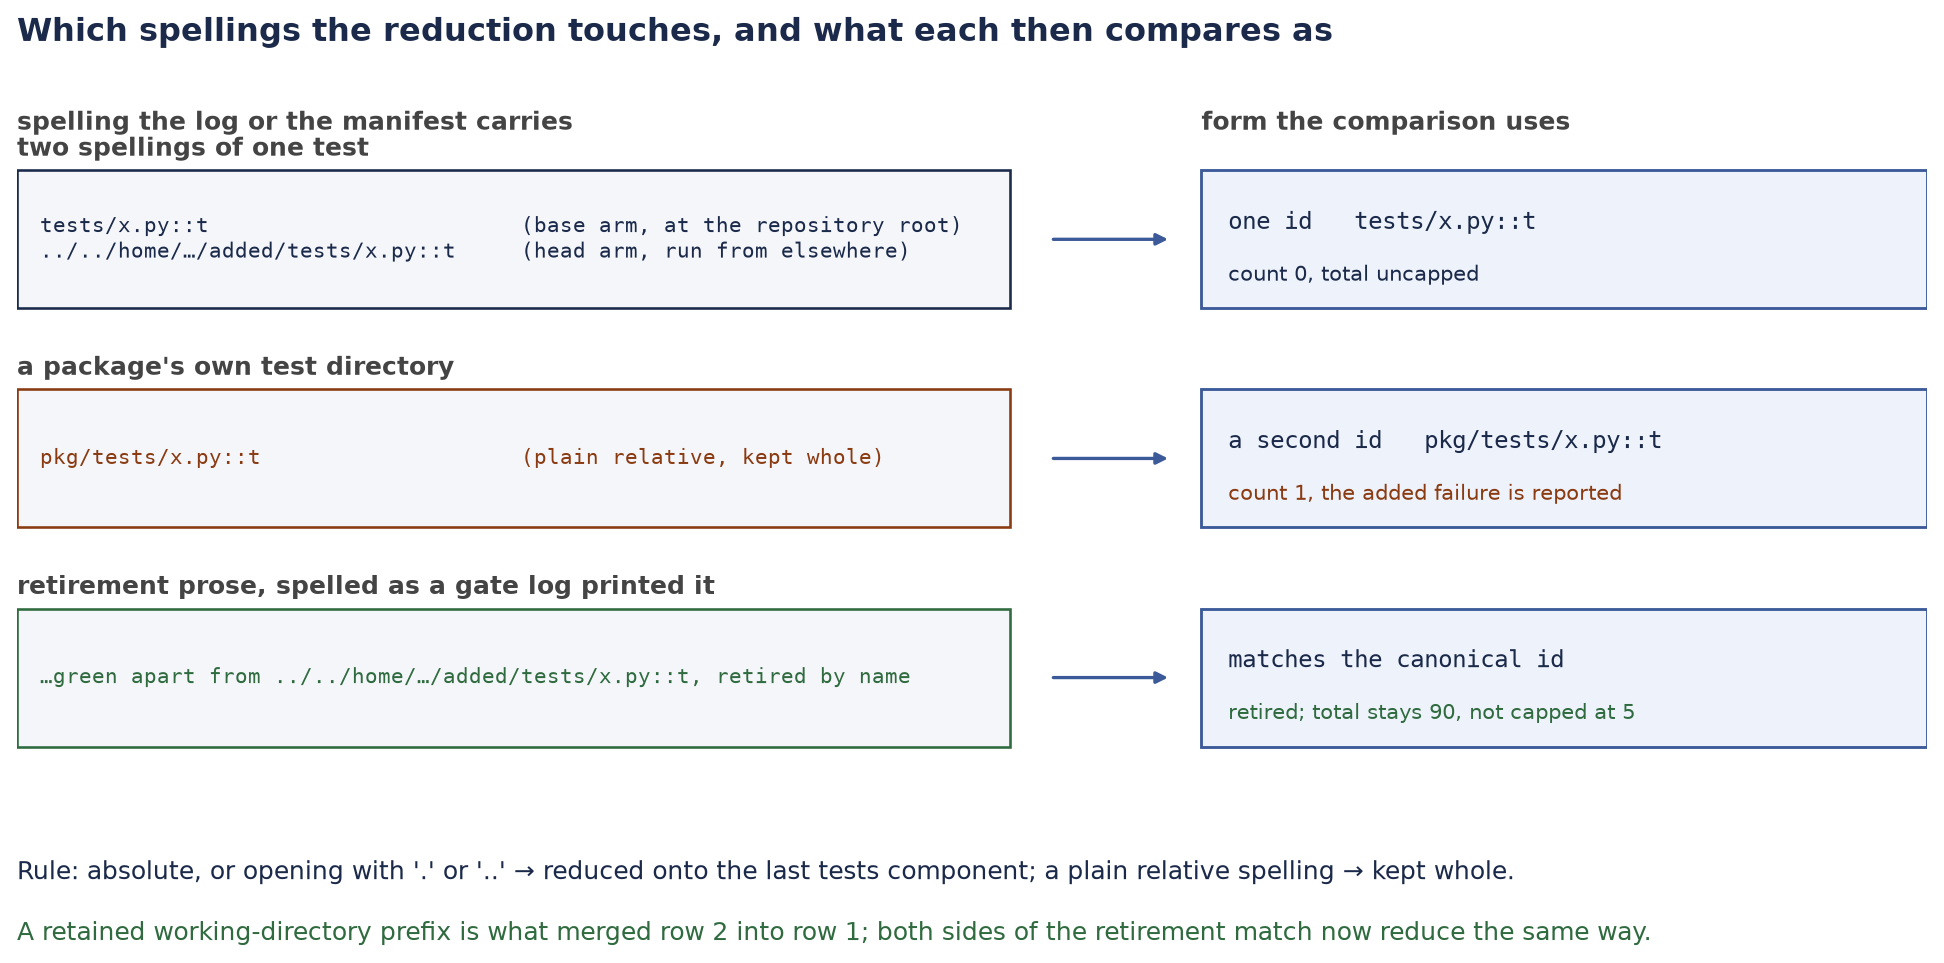

Reproduce this figure in Python.
"""Which spellings the reduction touches, and what each then compares as.

Three rows pass through one rule. A spelling written from a working directory —
absolute, or opening with ``.`` or ``..`` — is reduced onto its last ``tests``
component; a plain relative spelling is kept whole, because a component above
the anchor that belongs to the path is not the working directory's
contribution. Row 1 is one test under two spellings and must reduce to one id;
row 2 is a different test and must stay a different id; row 3 is retirement
prose naming an id under a shifted spelling, which must match the canonical id.
Measured: before the fix, row 2's failure is not counted against row 1 (count 0
where 1 is required), and row 3's total is capped at 5 where it must stay 90.
"""

from __future__ import annotations

import matplotlib

matplotlib.use("Agg")

import matplotlib.pyplot as plt

ROWS = (
    (
        "two spellings of one test",
        (
            "tests/x.py::t                        (base arm, at the repository root)\n"
            "../../home/…/added/tests/x.py::t     (head arm, run from elsewhere)"
        ),
        "one id   tests/x.py::t",
        "#1b2a4a",
        "count 0, total uncapped",
    ),
    (
        "a package's own test directory",
        "pkg/tests/x.py::t                    (plain relative, kept whole)",
        "a second id   pkg/tests/x.py::t",
        "#8a3b12",
        "count 1, the added failure is reported",
    ),
    (
        "retirement prose, spelled as a gate log printed it",
        "…green apart from ../../home/…/added/tests/x.py::t, retired by name",
        "matches the canonical id",
        "#2f6b3f",
        "retired; total stays 90, not capped at 5",
    ),
)

RULE = (
    "Rule: absolute, or opening with '.' or '..' → reduced onto the last tests "
    "component; a plain relative spelling → kept whole."
)
NOTE = (
    "A retained working-directory prefix is what merged row 2 into row 1; both sides of "
    "the retirement match now reduce the same way."
)


def main() -> None:
    fig, ax = plt.subplots(figsize=(14.5, 6.2))
    ax.set_axis_off()
    ax.text(
        0.0,
        1.10,
        "Which spellings the reduction touches, and what each then compares as",
        clip_on=False,
        fontsize=13.5,
        weight="bold",
        color="#1b2a4a",
        ha="left",
        va="bottom",
    )

    left_x, left_w = 0.0, 0.52
    mid_x, mid_w = 0.62, 0.38
    top = 0.78
    row_h = 0.17

    ax.text(
        left_x,
        top + row_h + 0.05,
        "spelling the log or the manifest carries",
        fontsize=10.5,
        weight="bold",
        color="#444",
    )
    ax.text(
        mid_x,
        top + row_h + 0.05,
        "form the comparison uses",
        fontsize=10.5,
        weight="bold",
        color="#444",
    )

    for index, (label, spelling, outcome, colour, consequence) in enumerate(ROWS):
        y = top - index * (row_h + 0.10)
        ax.text(
            left_x,
            y + row_h + 0.018,
            label,
            fontsize=10.5,
            weight="bold",
            color="#444",
        )
        ax.add_patch(
            plt.Rectangle(
                (left_x, y),
                left_w,
                row_h,
                fill=True,
                facecolor="#f4f6fa",
                edgecolor=colour,
                linewidth=1.1,
            )
        )
        ax.text(
            left_x + 0.012,
            y + row_h / 2,
            spelling,
            ha="left",
            va="center",
            fontsize=9.0,
            family="monospace",
            color=colour,
        )
        ax.annotate(
            "",
            xy=(mid_x - 0.015, y + row_h / 2),
            xytext=(left_x + left_w + 0.02, y + row_h / 2),
            arrowprops={"arrowstyle": "-|>", "color": "#3c5a99", "linewidth": 1.4},
        )
        ax.add_patch(
            plt.Rectangle(
                (mid_x, y),
                mid_w,
                row_h,
                fill=True,
                facecolor="#eef3fb",
                edgecolor="#3c5a99",
                linewidth=1.2,
            )
        )
        ax.text(
            mid_x + 0.014,
            y + row_h * 0.62,
            outcome,
            ha="left",
            va="center",
            fontsize=10.0,
            family="monospace",
            color="#1b2a4a",
        )
        ax.text(
            mid_x + 0.014,
            y + row_h * 0.24,
            consequence,
            ha="left",
            va="center",
            fontsize=9.0,
            color=colour,
        )

    ax.text(0.0, 0.10, RULE, fontsize=10.5, color="#1b2a4a", ha="left", va="top")
    ax.text(0.0, 0.025, NOTE, fontsize=10.5, color="#2f6b3f", ha="left", va="top")

    fig.savefig("canonical_id_edges.png", dpi=170, bbox_inches="tight")
    print("wrote canonical_id_edges.png")


if __name__ == "__main__":
    main()
